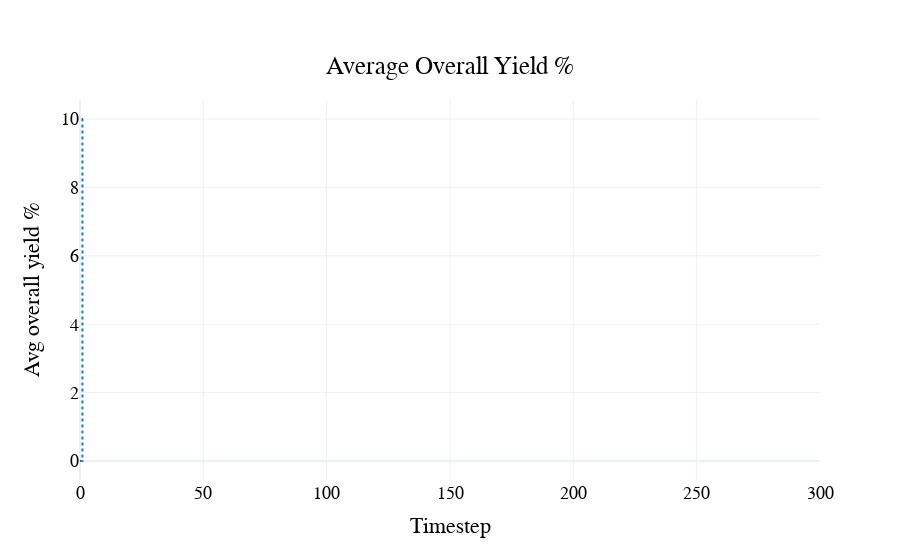

Notebook source saved alongside this figure:
### Code cell
fig = visualizations.plot_avg_overall_yield(
    df
)
pio.show(fig)

### Figure 1 — Plotly figure (JSON) as saved in the notebook; plotly's stock layout.template omitted (floating-point values rounded to 4 significant figures; data arrays with more than 128 entries replaced by an {"elided": "..."} marker saying what was removed)
{"data": [{"line": {"color": "#1f77b4", "dash": "dot"}, "name": "Avg overall yield %", "type": "scatter", "x": {"elided": "2101 int values"}, "y": {"elided": "2101 int values"}}], "layout": {"font": {"color": "black", "family": "Arial", "size": 18}, "hovermode": "x unified", "legend": {"orientation": "h", "x": 0.5, "xanchor": "center", "y": -0.5, "yanchor": "bottom"}, "paper_bgcolor": "rgba(255, 255, 255, 1)", "plot_bgcolor": "rgba(255, 255, 255, 1)", "title": {"text": "Average Overall Yield %", "x": 0.5, "xanchor": "center", "y": 0.9, "yanchor": "top"}, "xaxis": {"title": {"text": "Timestep"}}, "yaxis": {"title": {"text": "Avg overall yield %"}}}}
